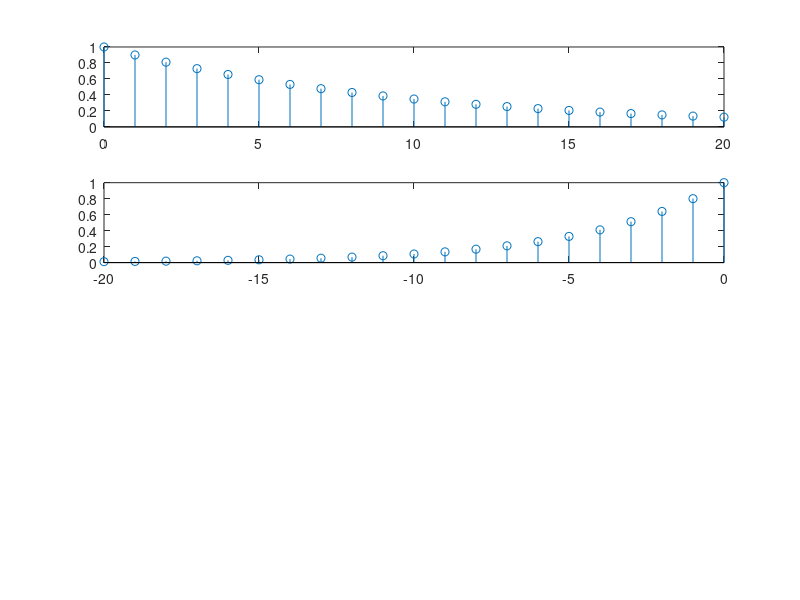

Reproduce this figure in MATLAB. (Note: this script raises an error after producing the figure.)
clear; clc; close all

nx = [0:20];
x  = 0.9.^(nx);

ny = [-20:0];
y  = 0.8.^(-ny);

subplot(4,1,1); stem(nx,x);
subplot(4,1,2); stem(ny,y);

[xr,nxr] = sigfold(x,nx);
[rxx,nrxx] = conv_m(x,nx,xr,nxr);

subplot(4,1,3); stem(nrxx,rxx);

[yr,nyr] = sigfold(y,ny);
[rxy,nrxy] = conv_m(x,nx,yr,nyr);

subplot(4,1,4); stem(nrxy,rxy);

